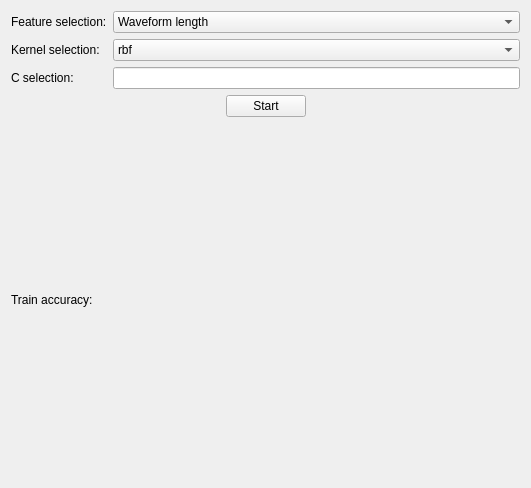
<?xml version="1.0" encoding="UTF-8"?>
<ui version="4.0">
 <class>SVMTrain</class>
 <widget class="QWidget" name="SVMTrain">
  <property name="geometry">
   <rect>
    <x>0</x>
    <y>0</y>
    <width>531</width>
    <height>488</height>
   </rect>
  </property>
  <property name="windowTitle">
   <string>SVM training</string>
  </property>
  <layout class="QVBoxLayout" name="verticalLayout" stretch="3,1,0,0,0">
   <item>
    <layout class="QGridLayout" name="gridLayout">
     <item row="0" column="1">
      <widget class="QComboBox" name="featureComboBox">
       <item>
        <property name="text">
         <string>Waveform length</string>
        </property>
       </item>
      </widget>
     </item>
     <item row="0" column="0">
      <widget class="QLabel" name="label">
       <property name="text">
        <string>Feature selection:</string>
       </property>
      </widget>
     </item>
     <item row="1" column="0">
      <widget class="QLabel" name="label_2">
       <property name="text">
        <string>Kernel selection:</string>
       </property>
      </widget>
     </item>
     <item row="1" column="1">
      <widget class="QComboBox" name="kernelComboBox">
       <item>
        <property name="text">
         <string>rbf</string>
        </property>
       </item>
       <item>
        <property name="text">
         <string>linear</string>
        </property>
       </item>
       <item>
        <property name="text">
         <string>poly</string>
        </property>
       </item>
       <item>
        <property name="text">
         <string>sigmoid</string>
        </property>
       </item>
      </widget>
     </item>
     <item row="2" column="0">
      <widget class="QLabel" name="label_3">
       <property name="text">
        <string>C selection:</string>
       </property>
      </widget>
     </item>
     <item row="2" column="1">
      <widget class="QLineEdit" name="cTextField"/>
     </item>
    </layout>
   </item>
   <item>
    <layout class="QHBoxLayout" name="horizontalLayout">
     <item>
      <spacer name="horizontalSpacer">
       <property name="orientation">
        <enum>Qt::Horizontal</enum>
       </property>
       <property name="sizeHint" stdset="0">
        <size>
         <width>40</width>
         <height>20</height>
        </size>
       </property>
      </spacer>
     </item>
     <item>
      <widget class="QPushButton" name="startButton">
       <property name="text">
        <string>Start</string>
       </property>
      </widget>
     </item>
     <item>
      <spacer name="horizontalSpacer_2">
       <property name="orientation">
        <enum>Qt::Horizontal</enum>
       </property>
       <property name="sizeHint" stdset="0">
        <size>
         <width>40</width>
         <height>20</height>
        </size>
       </property>
      </spacer>
     </item>
    </layout>
   </item>
   <item>
    <widget class="QLabel" name="progressLabel">
     <property name="text">
      <string/>
     </property>
    </widget>
   </item>
   <item>
    <widget class="QLabel" name="label_4">
     <property name="text">
      <string>Train accuracy:</string>
     </property>
    </widget>
   </item>
   <item>
    <widget class="QLabel" name="trainAcc">
     <property name="text">
      <string/>
     </property>
    </widget>
   </item>
  </layout>
 </widget>
 <resources/>
 <connections/>
</ui>
